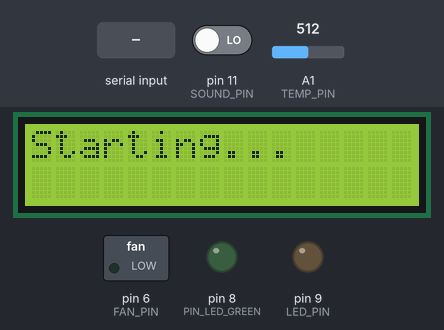
A sketch run on a simulated Arduino Uno, built with avr-gcc and run on an emulated ATmega328P. Parts: 16×2 character LCD, switched loads named in the sketch (green lamp = pin HIGH), output pins drawn as LEDs (lit = HIGH). Inputs (shaded band) come from the test bench; at power-on: A1 (TEMP_PIN) = 512, pin 11 (SOUND_PIN) LOW. What the sketch prints to the serial monitor is not drawn.

Above: at 1.2 s.
1.3 s: "RANGE_FAN_ABSN" received over Serial
At 3.5 s:
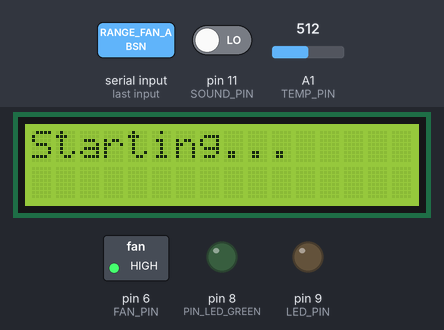
3.8 s: A1 (TEMP_PIN) set to 306
At 6.0 s:
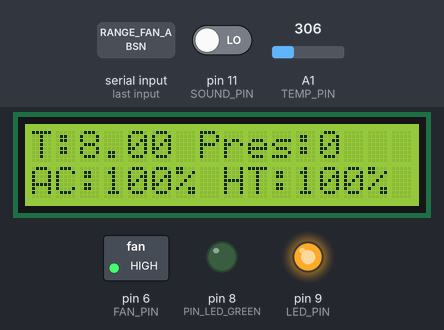
6.5 s: A1 (TEMP_PIN) set to 227
8.0 s: A1 (TEMP_PIN) set to 208
At 11.1 s:
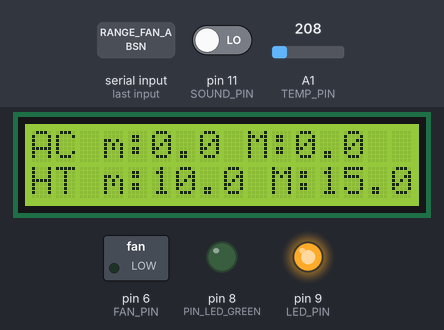
13.5 s: A1 (TEMP_PIN) set to 265
At 14.7 s:
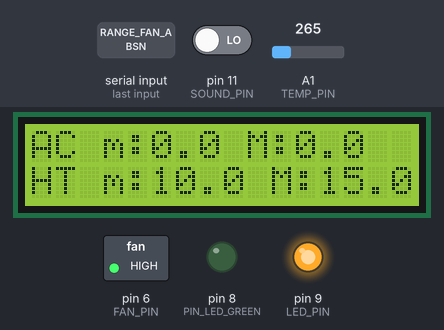
Timing chart, 0 to 16.5 s (numbered marks = the images above; inputs shaded):
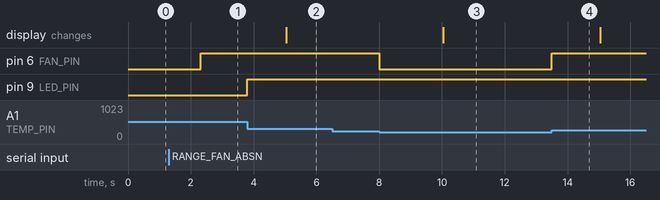

The sketch:

Lab_HW_2_complete.ino
```cpp
#include <math.h>
#include <TimerOne.h>
#include <LiquidCrystal_PCF8574.h>

LiquidCrystal_PCF8574 lcd(0x27);

// Fan
const int FAN_PIN = 6;
const int MAX_SPEED = 255;

// Temp
const int TEMP_PIN = A1;
const float B = 4275;
const long int R0 = 100000;
const float Vcc = 1023.0;
const float T0 = 298.0;

// Led
const int LED_PIN = 9;

// Temp Range Fan
float FTEMP_MIN[] = {25, 20};
float FTEMP_MAX[] = {30, 25};

// Temp Range Led
float LTEMP_MIN[] = {10, 15};
float LTEMP_MAX[] = {15, 20};

// Pir
const int PIR_PIN = 7;
volatile int PIR_presence;
volatile unsigned long timeStartMovement = 0;
const unsigned long PIR_timeout = 1800000; //30 minutes in milliseconds

//Sound sensor
int SOUND_counter = 0;
int SOUND_presence = 0;
const int SOUND_PIN = 11;
const int SOUND_interval = 600000; //10 minutes in milliseconds
const int SOUND_timeout = 3600000; //1h in milliseconds
const int min_n_events = 50;
unsigned long vetSounds[min_n_events - 1];
unsigned long startFlag = 0;

volatile int presence = 0;

//Display
int num_display = 0;
int lastChangeDisplay = 0;

//Smart light
const int PIN_LED_GREEN = 8;
unsigned long last_clap = 0;
unsigned long first_clap = 0;


void setup() {
  Serial.begin(9600);
  //GPIO definition
  pinMode(FAN_PIN, OUTPUT);
  pinMode(SOUND_PIN, INPUT);
  analogWrite(FAN_PIN, 0);
  pinMode(TEMP_PIN, INPUT);
  pinMode(LED_PIN, OUTPUT);
  pinMode(PIR_PIN, INPUT);
  pinMode(PIN_LED_GREEN,OUTPUT);
  //Attach function to PIR sensor
  attachInterrupt(digitalPinToInterrupt(PIR_PIN), checkPresencePIR, RISING);
  //LCD initialization
  lcd.begin(16, 2);
  lcd.setBacklight(255);
  lcd.home();
  lcd.clear();
  lcd.print("Starting...");
}

void loop() {
  //Compute the value from 0 to 255 of the FAN or LED to be send and return the value in order to use it with LCD
  int perc_AC = regulate_fan_or_led(FAN_PIN, FTEMP_MIN[presence], FTEMP_MAX[presence]);
  int perc_HT = regulate_fan_or_led(LED_PIN, LTEMP_MAX[presence], LTEMP_MIN[presence]);

  //If from the last movement 15 sec are passed, then turn to 0 the PIR_presence
  if (millis() - timeStartMovement > PIR_timeout) {
    PIR_presence = 0;
  }


  //Check if a number of sounds are detected in a given intervall
  //checkPresenceSOUND();

  //BONUS
  double_clap();

  //If one of the two sensor detect presence then the variable presence is set to 1
  if (SOUND_presence == 1 || PIR_presence == 1) {
    presence = 1;
  }
  else {
    presence = 0;
  }

  //Read from the serial port the command to update the set points
  serialSet_Point();

  //Change display info every 5 seconds
  changeDisplay(millis(), perc_AC, perc_HT);
}


//Regulate fan speed or led color depending on the temperature
int regulate_fan_or_led(int PIN, int min, int max) {
  float temp = actualTemp();
  if ((temp >= min && temp <= max && PIN == FAN_PIN) || (temp <= min && temp >= max && PIN == LED_PIN)) {
    int value = (int) MAX_SPEED / (max - min) * (temp - min);
    analogWrite(PIN, value);
    return 100 * value / 255;
  }
  else if ((PIN == FAN_PIN && temp < min) || (PIN == LED_PIN && temp > min)) {
    analogWrite(PIN, 0);
    return 0;
  }
  else {
    analogWrite(PIN, MAX_SPEED);
    return 100;
  }
}

// Calculate temp using sensor
float actualTemp() {
  float temp = analogRead(TEMP_PIN);
  float R = (Vcc / temp - 1) * R0;
  float T = 1 / (log(R / R0) / B + 1.0 / T0);
  float Tfin = T - 273.15;
  return Tfin;
}

// Function called by the ISR of the PIR every time a movement is detected
void checkPresencePIR() {
  PIR_presence = 1;
  timeStartMovement = millis();
}

//The SOUND sensor has to check if a number of events happen in a given period of time
void checkPresenceSOUND() {
  int status_sound = digitalRead(SOUND_PIN);
  unsigned long now = millis();
  if (status_sound == HIGH && (now - vetSounds[min_n_events - 2]) > 200) {
    unsigned long first = vetSounds[0];
    memcpy(vetSounds, &vetSounds[1], sizeof(vetSounds) - sizeof(unsigned long));
    vetSounds[min_n_events - 2] = now;
    if (now - first < SOUND_interval && SOUND_counter > min_n_events - 2) {
      SOUND_presence = 1;
      startFlag = millis();
    }
    else {
      SOUND_counter++;
    }
  }
  if (millis() - startFlag > SOUND_timeout && SOUND_presence == 1) {
    SOUND_presence = 0;
  }
}

void serialSet_Point() {
  if (Serial.available() > 0) {
    String signal = Serial.readString();
    String command = signal.substring(0, 14);
    String range1 = signal.substring(15, 17);
    String range2 = signal.substring(18);

    if (command.equals("RANGE_FAN_PRES")) {
      FTEMP_MIN[1] = range1.toFloat();
      FTEMP_MAX[1] = range2.toFloat();
      Serial.println("Range of the FAN in case of PRESENCE has beeen successfully updated!");
    }
    else if (command.equals("RANGE_FAN_ABSN")) {
      FTEMP_MIN[0] = range1.toFloat();
      FTEMP_MAX[0] = range2.toFloat();
      Serial.println("Range of the FAN in case of NO PRESENCE has beeen successfully updated!");
    }
    else if (command.equals("RANGE_LED_PRES")) {
      LTEMP_MIN[1] = range1.toFloat();
      LTEMP_MAX[1] = range2.toFloat();
      Serial.println("Range of the LED in case of PRESENCE has beeen successfully updated!");
    }
    else if (command.equals("RANGE_LED_ABSN")) {
      LTEMP_MIN[0] = range1.toFloat();
      LTEMP_MAX[0] = range2.toFloat();
      Serial.println("Range of the LED in case of NO PRESENCE has beeen successfully updated!");
    }
    else {
      Serial.println("Command Error!");
      Serial.println("Please insert a command of the form: RANGE_[FAN|LED]_[PRES|ABSN]=MIN/MAX");
    }
  }
}

//Every 5 second update the display
void changeDisplay(int now, int perc_AC, int perc_HT) {
  if (now - lastChangeDisplay > 5000) {
    lastChangeDisplay = millis();
    if (num_display == 0) {
      num_display = 1;
      lcd.home();
      lcd.clear();
      lcd.print("T:");
      float temp = round(actualTemp());
      lcd.print(temp);
      lcd.print(" Pres:" + String(presence));
      lcd.setCursor(0, 1);
      lcd.print("AC:" + String(perc_AC) + "% HT:" + String(perc_HT) + "%");
    }
    else {
      num_display = 0;
      lcd.home();
      lcd.clear();
      lcd.print("AC m:");
      lcd.print(FTEMP_MIN[presence], 1);
      lcd.print(" M:");
      lcd.print(FTEMP_MAX[presence], 1);
      lcd.setCursor(0, 1);
      lcd.print("HT m:");
      lcd.print(LTEMP_MIN[presence], 1);
      lcd.print(" M:");
      lcd.print(LTEMP_MAX[presence], 1);
    }
  }
}

void double_clap() {
  int status_sound = digitalRead(SOUND_PIN);
  if (status_sound == HIGH && (millis() - last_clap) > 200) {
    SOUND_counter += 1;
    if (SOUND_counter == 1) {
      first_clap = millis();
    }
    if (millis() - first_clap > 1000) {
      SOUND_counter = 0;
    }
    if (SOUND_counter == 2) {
      int status_led_green = digitalRead(PIN_LED_GREEN);
      digitalWrite(PIN_LED_GREEN, !status_led_green);
      SOUND_counter = 0;
    }
    last_clap = millis();
  }

  int status_led_green = digitalRead(PIN_LED_GREEN);
  if (PIR_presence == 0 && status_led_green == HIGH) {
    status_led_green = LOW;
    digitalWrite(PIN_LED_GREEN, status_led_green);
  }
}
```

Measured:
- the behaviour switches between 219 and 218 on A1 (TEMP_PIN) (found by bisection; images 2 and 3)
- after the input at 1.3 s, pin 6 (FAN_PIN): LOW → HIGH after 1.0 s
- after the input at 3.8 s, pin 9 (LED_PIN): LOW → HIGH at once; the display: changes after 1.2 s (image 2)
- after the input at 6.5 s, every drawn part: stays the same
- after the input at 8.0 s, pin 6 (FAN_PIN): HIGH → LOW at once
- after the input at 13.5 s, pin 6 (FAN_PIN): LOW → HIGH at once
